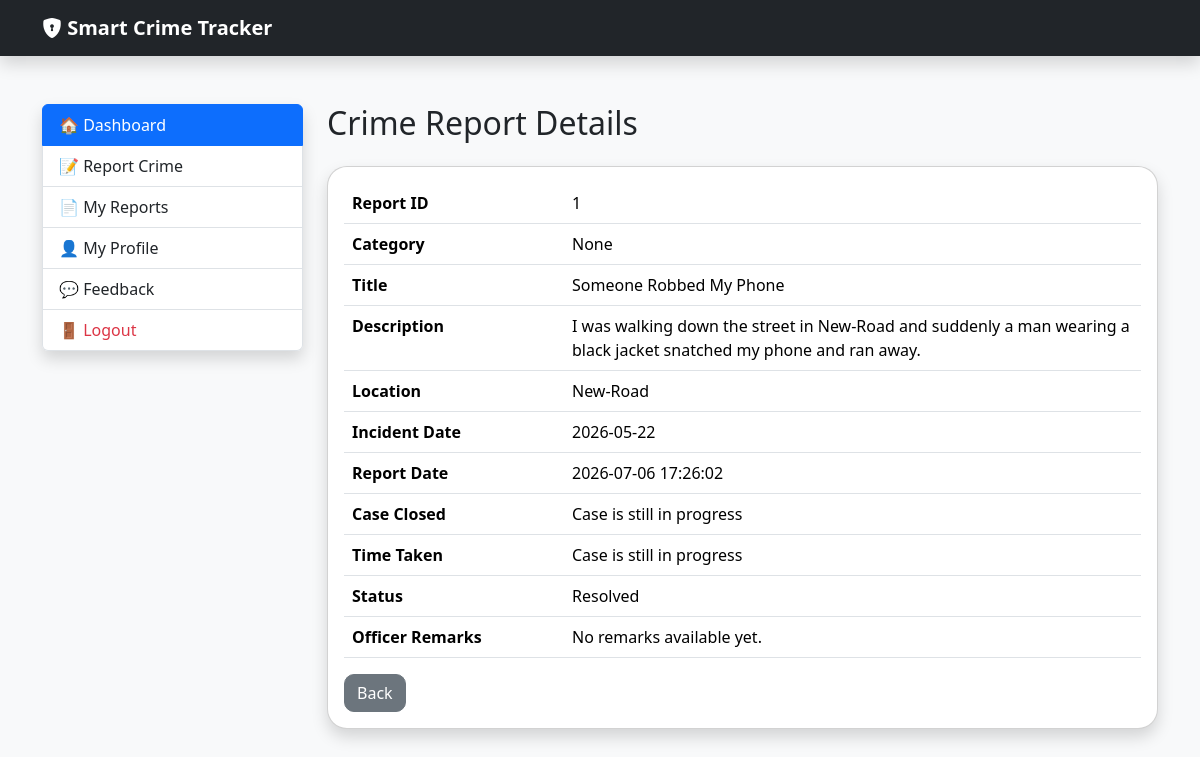
Page /citizen/reports/1 (signed in) on the committed database.
### tables this page shows
CREATE TABLE crime_reports(

            report_id INTEGER PRIMARY KEY AUTOINCREMENT,

            citizen_id INTEGER,

            category_id INTEGER,

            title TEXT,

            description TEXT,

            location TEXT,

            evidence TEXT,

            report_date TEXT,

            status TEXT DEFAULT 'Pending',

            assigned_officer INTEGER, incident_date TEXT, rejection_reason TEXT, created_at TEXT, closed_at TEXT, closing_remarks TEXT,

            FOREIGN KEY(citizen_id)
                REFERENCES users(user_id),

            FOREIGN KEY(category_id)
                REFERENCES crime_categories(category_id),

            FOREIGN KEY(assigned_officer)
                REFERENCES users(user_id)
        );

### routes/citizen_routes.py (the view, shortened to what this page needs)
@citizen_bp.route("/citizen/reports/<int:report_id>")
def report_details(report_id):
    if session.get("role") != "Citizen":
        return redirect("/login")
    report = db.fetchone(
        """
        SELECT
            cr.*,
            cc.category_name
        FROM crime_reports cr

        LEFT JOIN crime_categories cc
            ON cr.category_id = cc.category_id

        WHERE cr.report_id = ?
        AND cr.citizen_id = ?
        """,
        (
            report_id,
            session["user_id"]
        )
    )
    if report is None:
        flash("Report not found.")
        return redirect("/citizen/reports")
    duration = None
    return render_template(
        "citizen/report_details.html",
        report=report,
        duration=duration
    )

### database.py (called while the page is built)
    def fetchone(self, query, parameters=()):
        self.cursor.execute(query, parameters)
        return self.cursor.fetchone()

### templates/citizen/report_details.html
{% extends "citizen/layout.html" %}
{% block citizen_content %}
<h2 class="mb-4">
Crime Report Details
</h2>
<div class="card shadow">
    <div class="card-body">
        <table class="table">
            <tr>
                <th width="220">Report ID</th>
                <td>{{ report.report_id }}</td>
            </tr>
            <tr>
                <th>Category</th>
                <td>{{ report.category_name }}</td>
            </tr>
            <tr>
                <th>Title</th>
                <td>{{ report.title }}</td>
            </tr>
            <tr>
                <th>Description</th>
                <td>{{ report.description }}</td>
            </tr>
            <tr>
                <th>Location</th>
                <td>{{ report.location }}</td>
            </tr>
            <tr>
                <th>Incident Date</th>
                <td>{{ report.incident_date }}</td>
            </tr>
            <tr>
                <th>Report Date</th>
                <td>{{ report.report_date }}</td>
            </tr>
            <tr>
                <th>Case Closed</th>
                <td>
                {% if report.closed_at %}
                    {{ report.closed_at }}
                {% else %}
                    Case is still in progress
                {% endif %}
                </td>
            </tr>
            <tr>
                <th>Time Taken</th>
                <td>
                    {% if duration %}
                        {{ duration }}
                {% else %}
                    Case is still in progress
                {% endif %}
                </td>
            </tr>
            <tr>
                <th>Status</th>
                <td>
                    {% if report.status == "Pending" %}
                        <span class="badge bg-warning text-dark">Pending Review</span>
                    {% elif report.status == "Accepted" %}
                        <span class="badge bg-primary">Accepted</span>
                    {% elif report.status == "Under Investigation" %}
                        <span class="badge bg-info">Under Investigation</span>
                    {% elif report.status == "Rejected" %}
                        <span class="badge bg-danger">Rejected</span>
                        <div class="alert alert-danger mt-3">
                        <strong>Reason:</strong>{{ report.rejection_reason }}</div>
                    {% elif report.status == "Closed" %}
                        <span class="badge bg-success">Closed</span>
                    {% else %}
                        {{ report.status }}
                    {% endif %}
                </td>
            </tr>
            <tr>
                <th>Officer Remarks</th>
                <td>
                    {% if report.closing_remarks %}
                    {{ report.closing_remarks }}
                {% else %}
                    No remarks available yet.
                {% endif %}
                </td>
            </tr>
        </table>
        <a
        href="{{ url_for('citizen.my_reports') }}"
        class="btn btn-secondary">
            Back
        </a>
    </div>
</div>
{% endblock %}

### static/style.css (style rules this page uses)
body { background:#f5f7fa; }
.btn { border-radius:10px; }
.card { border-radius:20px; }

### rows in the picture
crime_reports: report_id "1", title "Someone Robbed My Phone", description "I was walking down the street in New-Road and suddenly a man wearing a black jacket snatched my phone and ran away.", location "New-Road", incident_date "2026-05-22", report_date "2026-07-06 17:26:02", status "Resolved"

### other values in the picture
{{ report.category_name }} "None"
